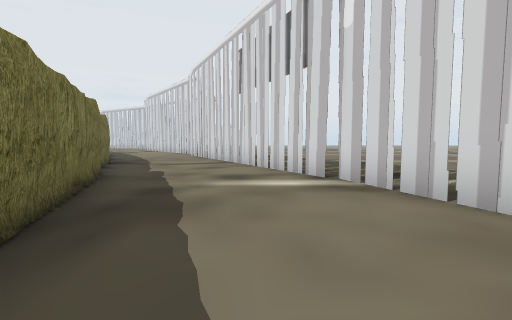
View 1 (above)

14 first-person views from a walk through a Unity game level. The camera is 1.4 m above the floor, tilts 4° down and sees 90° across. The floor is counted in squares, 2 m on a side. Each view is taken from the middle of a square. On the plan, view 1 faces up. The plan holds only what a view shows up to about 9 squares ahead; the rest is blank. The place goes on beyond the plan. Some surface patterns are stand-ins.

View 2
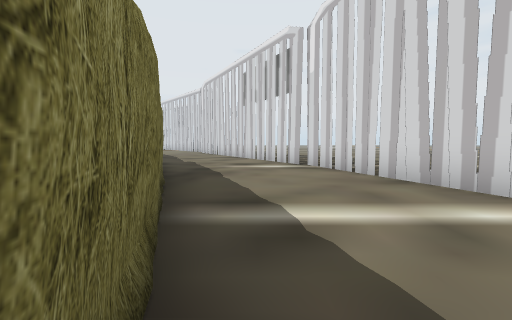

View 3
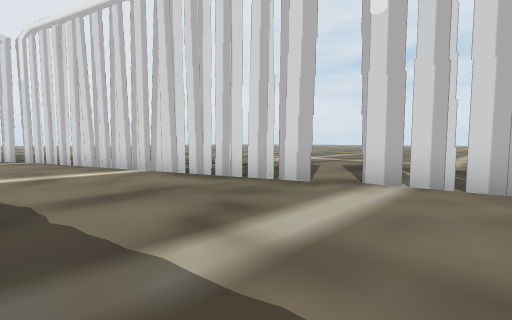

View 4
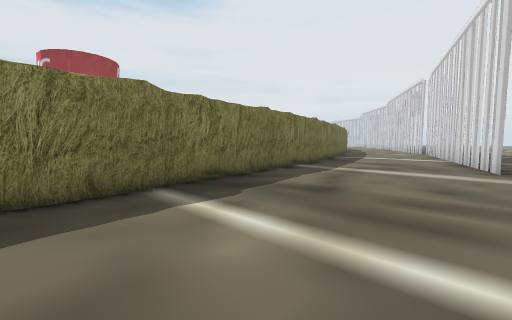

View 5
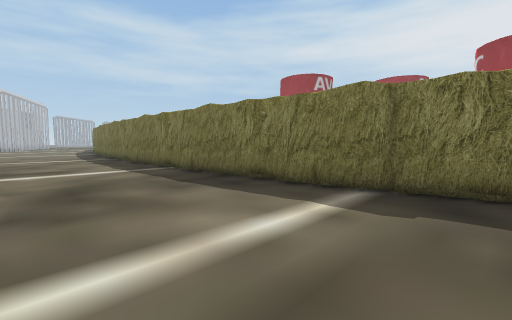

View 6
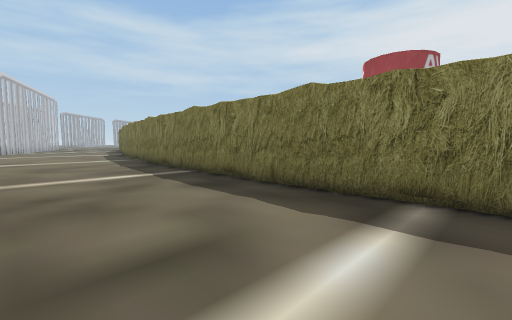

View 7
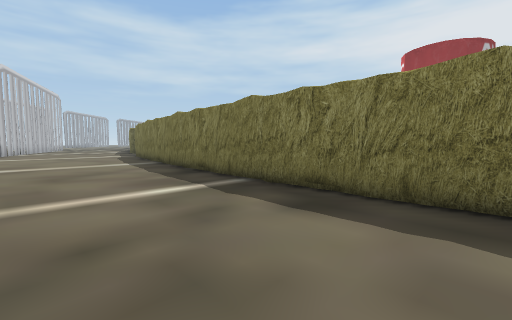

View 8
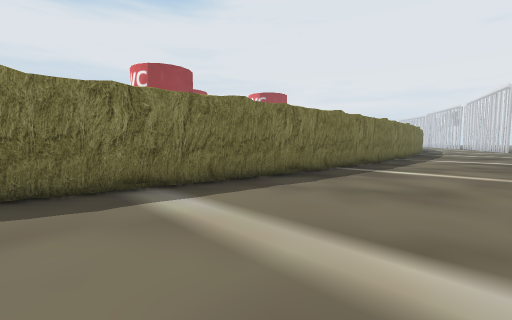

View 9
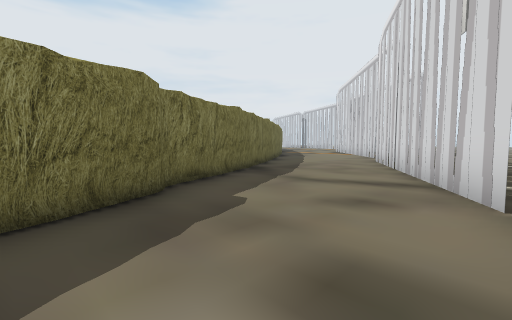

View 10
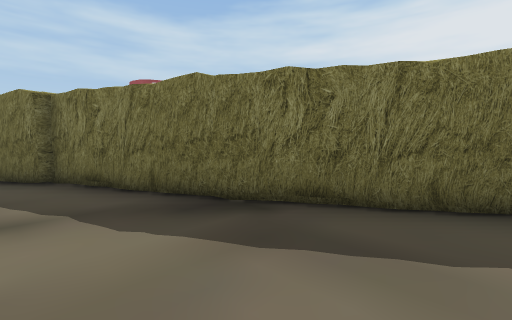

View 11
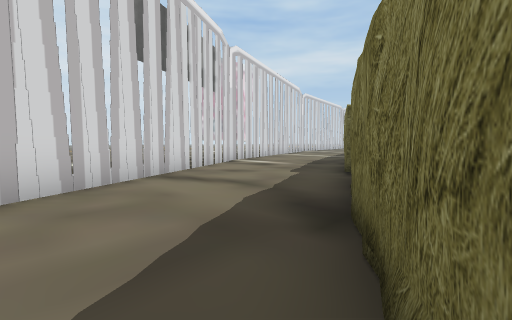

View 12
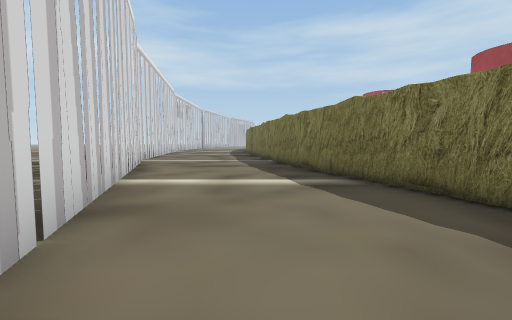

View 13
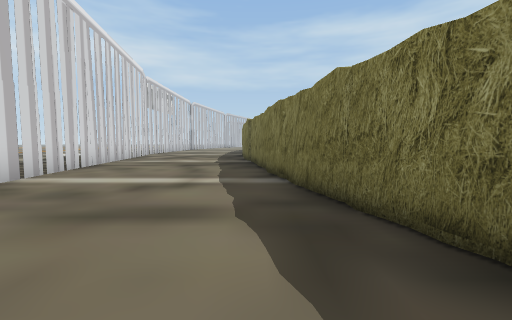

View 14
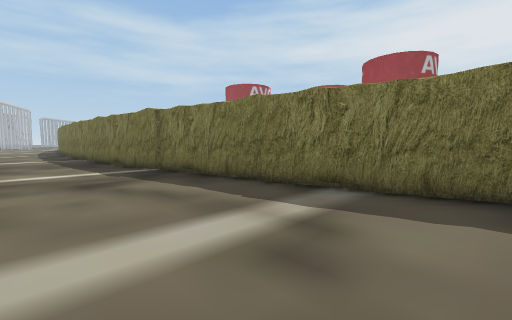

### Floor plan
Points are (right, up) in squares from view 1. A wall is a line through its corners. A room is listed if a view was taken in it or the views show most of it. See-through windows are left out.
Room 1 (views 1, 2, 3, 4, 5, 6, 7, 8, 13, 14)
walls: (1.9, -12.3) (1.9, -12.8); (1.9, -14) (1.8, -14.7); (1.5, -10.9) (1.5, -12); (1.7, -15.3) (1.8, -17.2); (1.8, -15.6) (1.7, -16.1); (1.8, -15.7) (1.7, -22.4); (1.3, -10) (2, -16.6); (1.9, -17.3) (1.6, -19.4); (0.8, -8.9) (1.3, -10.3); (1, -8.2) (1.1, -9.9); (1, -7.5) (1.1, -8); (1.7, -19.5) (1.8, -20.4); (0.6, -6.4) (0.9, -7.2); (5.5, -6.2) (5.3, -5.1); (0.8, -5.8) (0.8, -6.2); (1.9, -20.7) (0.9, -27.1); (4.9, -4.6) (2.6, 2); (1.6, -22.2) (1.5, -22.7); (-0.2, -3.6) (-0.1, -4.2); (0.1, -3.4) (1.8, -14); (-0.2, -3.3) (0.1, -3.8); (1.5, -23.4) (1.4, -24); (0, -2.8) (0.1, -3.3); (1.5, -23.7) (1.3, -24.5); (1.5, -24.7) (1.1, -25.9); (1.2, -24.9) (1.2, -26.5); (-1.2, -0.1) (-0.9, -0.6); (1, -26.6) (1, -27.1); (-1.3, 0.3) (0.4, -4.4); (-1.3, 0.4) (-0.7, -1.7)
ways out: opening at (0.5, 0.5) to room 2
Room 2 (views 9, 10, 11, 12)
walls: (-3.2, 5.4) (-1.3, 0.3); (-3.4, 5.5) (-2.7, 4.5); (-3.9, 6.6) (-3.6, 5.9); (-2.7, 4.1) (-2.4, 3.6); (-4.2, 7.1) (-3.8, 6.4); (-2.3, 2.5) (-1.9, 1.7); (-4.7, 8.3) (-4, 6); (1.4, 4.9) (-2.3, 11.6); (-1.7, 1.3) (-1.5, 0.8); (-1.5, 1.3) (-1.3, 0.4); (-5.3, 9.5) (-3.6, 5.5); (-1.6, 1) (-1.1, -0.2); (-5.6, 9.5) (-5.4, 9); (-6.1, 10.4) (-4.8, 8.7); (2.6, 2) (1.6, 5); (-6.2, 11) (-5.7, 9.7); (-6.4, 11.1) (-4.4, 7.7)
ways out: opening at (0.5, 0.5) to room 1

Where each view was taken, in squares from view 1:
view 1: 0 up, 0 right, facing up
view 2: 3 down, 0 right, facing up
view 3: 7 down, 1 right, facing up-right
view 4: 12 down, 5 right, facing up-left
view 5: 9 down, 5 right, facing down-left
view 6: 15 down, 5 right, facing down-left
view 7: 17 down, 5 right, facing down-left
view 8: 27 down, 5 right, facing up-left
view 9: 4 up, 0 right, facing up-left
view 10: 11 up, 3 left, facing down-left
view 11: 11 up, 6 left, facing down-right
view 12: 4 up, 1 right, facing down
view 13: 1 down, 1 right, facing down
view 14: 4 down, 4 right, facing down-left
